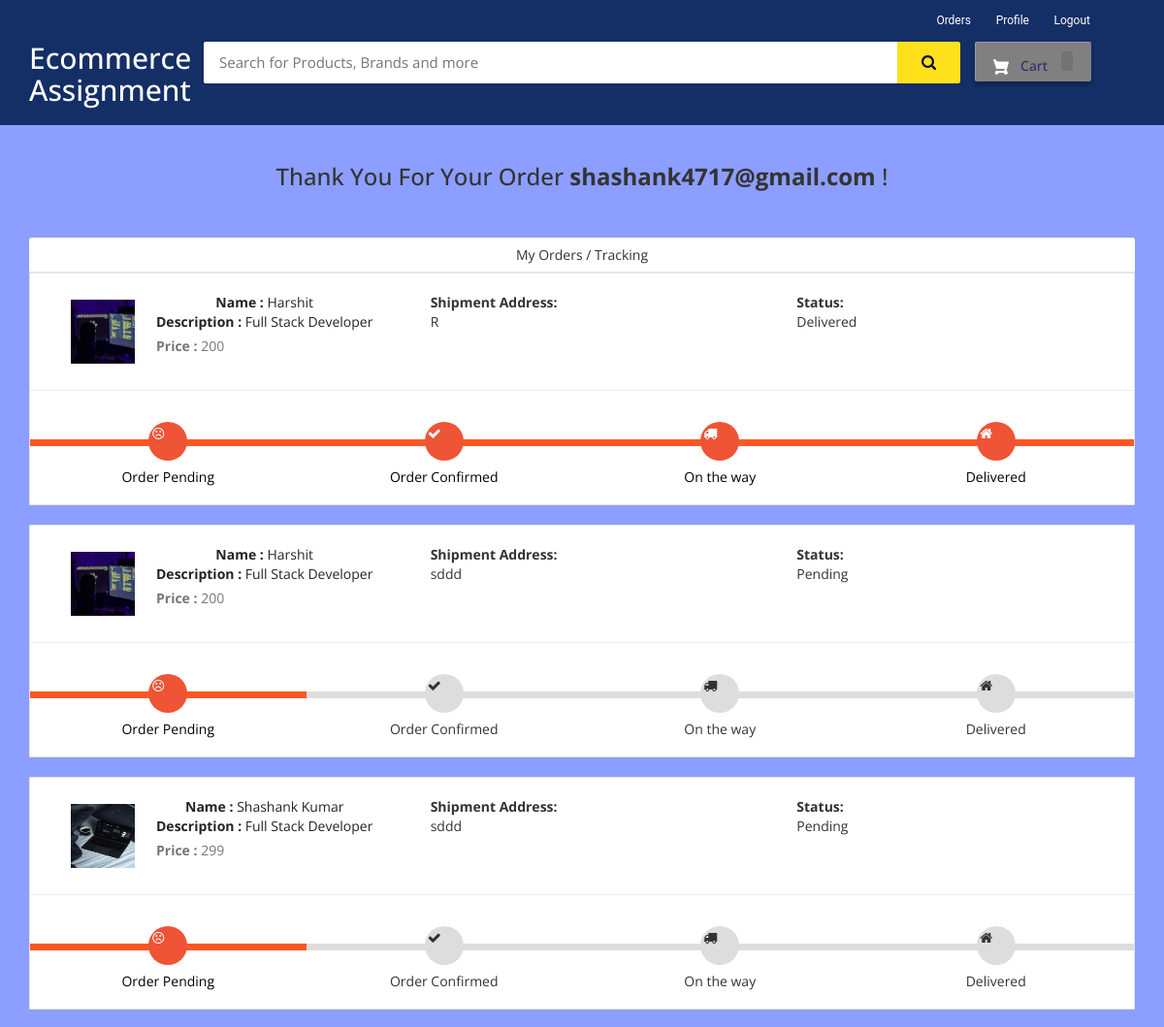
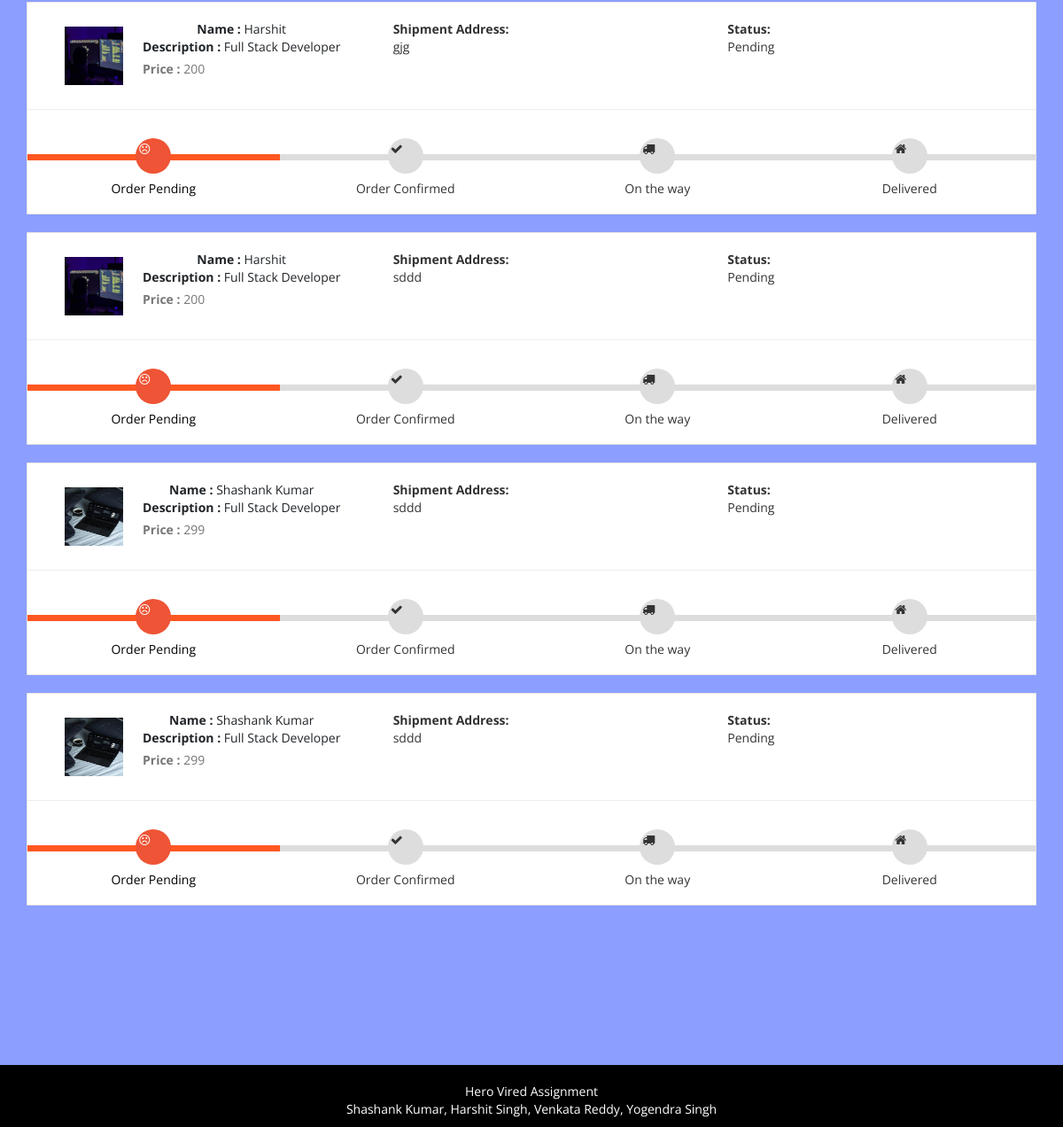
/my-order (signed in), run on an earlier commit of the app's database (2 pictures, top to bottom).
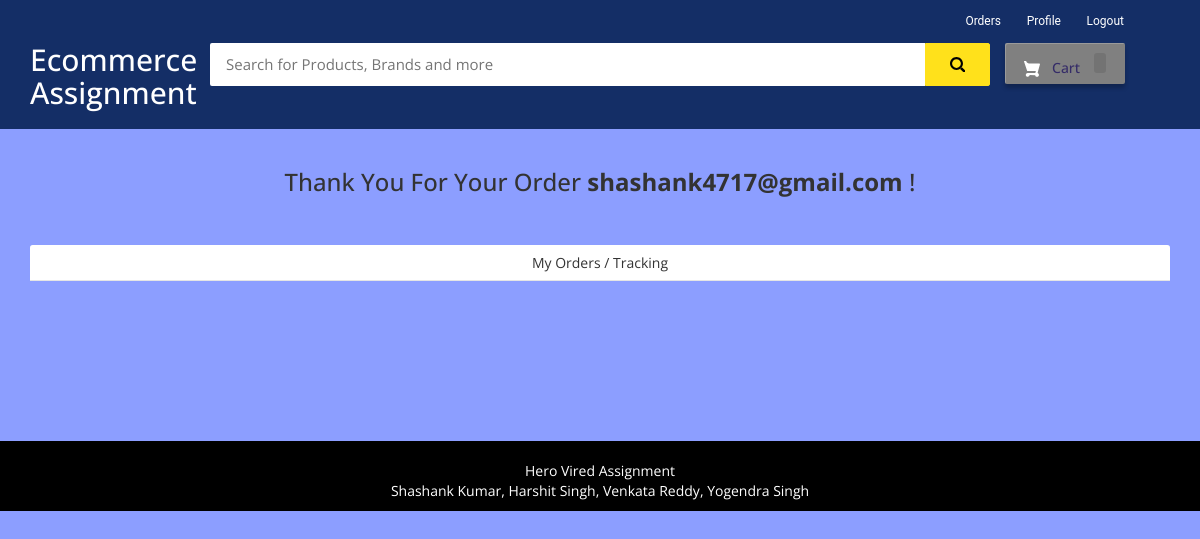
And on a later commit of the database.
### ecom/models.py (models this page shows, shortened)
class Product(models.Model):
    name=models.CharField(max_length=40)
    product_image= models.ImageField(upload_to='product_image/',null=True,blank=True)
    price = models.PositiveIntegerField()
    description=models.CharField(max_length=40)

class Orders(models.Model):
    STATUS =(
        ('Pending','Pending'),
        ('Order Confirmed','Order Confirmed'),
        ('Out for Delivery','Out for Delivery'),
        ('Delivered','Delivered'),
    )
    customer=models.ForeignKey('Customer', on_delete=models.CASCADE,null=True)
    product=models.ForeignKey('Product',on_delete=models.CASCADE,null=True)
    email = models.CharField(max_length=50,null=True)
    address = models.CharField(max_length=500,null=True)
    mobile = models.CharField(max_length=20,null=True)
    order_date= models.DateField(auto_now_add=True,null=True)
    status=models.CharField(max_length=50,null=True,choices=STATUS)

### ecom/views.py (the view)
# urls.py: path('my-order', views.my_order_view,name='my-order'),
@login_required(login_url='customerlogin')
@user_passes_test(is_customer)
def my_order_view(request):
    customer=models.Customer.objects.get(user_id=request.user.id)
    orders=models.Orders.objects.all().filter(customer_id = customer)
    ordered_products=[]
    for order in orders:
        ordered_product=models.Product.objects.all().filter(id=order.product.id)
        ordered_products.append(ordered_product)
    return render(request,'ecom/my_order.html',{'data':zip(ordered_products,orders)})

### ecom/views.py (called while the page is built)
def is_customer(user):
    return user.groups.filter(name='CUSTOMER').exists()

### templates/ecom/my_order.html (shortened to what this page needs)
{% extends 'ecom/customer_base.html' %}
{% load static %}
{% block content %}
<br>
<h3 style="text-align:center;">Thank You For Your Order  <strong>{{request.user}}</strong> !</h3> <br><br>
<div class="container">
    <header class="card-header" style="text-align:center;"> My Orders / Tracking </header>
    {% for products,order in data %}
    <article class="card">
        <div class="card-body">
            <ul class="row" style="margin-left:20px;margin-top:20px;">
                <li class="col-md-4">
                  <figure class="itemside mb-3">
                    {%for product in products%}
                      <div class="aside"><img src="{% static product.product_image.url %}" class="img-sm border"></div>
                      <figcaption class="info align-self-center">
                          <p class="title"><strong>Name : </strong>{{product.name}} <br> <strong>Description : </strong>{{product.description}}</p> <span class="text-muted"><strong>Price : </strong>{{product.price}} </span>
                      </figcaption>
                  </figure>
                </li>
                <li class="col-md-4">
                    <div class="col"> <strong>Shipment Address:</strong> <br> {{order.address}}</div>
                </li>
                <li class="col-md-4">
                    <div class="col"> <strong>Status:</strong> <br> {{order.status}} </div> <br>
                </li>
                {%endfor%}
            </ul>
            <hr>
            <div class="track">
                {%if order.status == 'Pending' %}
                <div class="step active"> <span class="icon"> <i style="padding-top:5px; padding-right:20px;" class="fa fa-frown-o"></i> </span> <span class="text">Order Pending</span> </div>
                <div class="step "> <span class="icon"> <i style="padding-top:5px; padding-right:20px;" class="fa fa-check"></i> </span> <span class="text"> Order Confirmed</span> </div>
                <div class="step "> <span class="icon"> <i style="padding-top:5px; padding-right:20px;" class="fa fa-truck"></i> </span> <span class="text"> On the way </span> </div>
                <div class="step "> <span class="icon"> <i style="padding-top:5px; padding-right:20px;" class="fa fa-home"></i> </span> <span class="text">Delivered</span> </div>
                {%else%}
                <div class="step active"> <span class="icon"> <i style="padding-top:5px; padding-right:20px;" class="fa fa-frown-o"></i> </span> <span class="text">Order Pending</span> </div>
                <div class="step active"> <span class="icon"> <i style="padding-top:5px; padding-right:20px;" class="fa fa-check"></i> </span> <span class="text"> Order Confirmed</span> </div>
                <div class="step active"> <span class="icon"> <i style="padding-top:5px; padding-right:20px;" class="fa fa-truck"></i> </span> <span class="text"> On the way </span> </div>
                <div class="step active"> <span class="icon"> <i style="padding-top:5px; padding-right:20px;" class="fa fa-home"></i> </span> <span class="text">Delivered</span> </div>
                {%endif%}
            </div>
        </div>
    </article><br>
    {%endfor%}
</div>
<br><br><br><br><br>
{% endblock content %}

### templates/ecom/customer_base.html (shortened to what this page needs)
<html>
{% load static %}
<head>
<link rel="stylesheet" href="https://maxcdn.bootstrapcdn.com/bootstrap/3.3.0/css/bootstrap.min.css">
<link rel="stylesheet" href="https://maxcdn.bootstrapcdn.com/font-awesome/4.7.0/css/font-awesome.min.css">
</head>
<body>
<div id="navbar">
    <div class="container">
        <div class="row row1">
            <ul class="largenav pull-right">
                 <li class="upper-links"><a class="links" href="/my-order">Orders</a></li>
                 <li class="upper-links"><a class="links" href="/my-profile">Profile</a></li>
                  <li class="upper-links"><a class="links" href="/logout">Logout</a></li>
            </ul>
        </div>
        <div class="row row2">
            <div class="col-sm-2">
                <h2 style="margin:0px;"><a style="text-decoration:none; color:white;" href="/"><span class="largenav">Ecommerce Assignment </span></a></h2>
            </div>
            <div class="navbar-search smallsearch col-sm-8 col-xs-11">
              <form  action="/search" method="get">
                <div class="row"> <input class="navbar-input col-xs-11" type="search" placeholder="Search for Products, Brands and more" name="query" id="query">
                  <button class="navbar-button col-xs-1" type="submit">
                  </button>
                </div>
              </form>
            </div>
            <div class="cart1 largenav col-sm-2"> <a class="cart-button" href="/cart">  Cart <span class="item-number ">{{ product_count_in_cart }}</span> </a> </div>
        </div>
    </div>
</div>
{% block content %}
{% endblock content %}
<br><br><br>
<footer>
  <br>
  <div class="container">
    <div class="row">
      <div class="col-md-12 col-sm-12">
        <div style="color:#ffffff;" class="wow fadeInUp footer-copyright">
          <p>Hero Vired Assignment <br>
           Shashank Kumar, Harshit Singh, Venkata Reddy, Yogendra Singh  </p>
        </div>
      </div>
    </div>
  </div>
</footer>
</body>
</html>

### templates/ecom/customer_base.html (style rules this page uses)
body { background-color: #ebe0e0 }
#navbar { background-color: rgb(20, 46, 102); color: rgb(53, 44, 104); }
.row1 { padding-top: 10px; padding-right: 50px }
.row2 { padding-bottom: 20px }
.navbar-input { padding: 11px 16px; border-radius: 2px 0 0 2px; border: 0 none; outline: 0 none; font-size: 15px }
.navbar-button { background-color: #ffe11b; border: 1px solid #ffe11b; border-radius: 0 2px 2px 0; color: #565656; padding: 10px 0; height: 43px; cursor: pointer }
.cart-button { background-color: #808080; box-shadow: 0 4px 4px 0 rgba(0, 0, 0, .23), inset 1px 1px 0 0 hsla(0, 0%, 100%, .2); padding: 10px 0; text-align: center; height: 41px; border-radius: 2px; font-weight: 500; width: 120px; display: inline-block; color: #FFFFFF; text-decoration: none; color: inherit; border: none; outline: none }
.cart-svg { display: inline-block; width: 16px; height: 16px; vertical-align: middle; margin-right: 8px }
.item-number { border-radius: 3px; background-color: rgba(0, 0, 0, .1); height: 20px; padding: 3px 6px; font-weight: 500; display: inline-block; color: #fff; line-height: 12px; margin-left: 10px }
.upper-links { display: inline-block; padding: 0 11px; line-height: 23px; font-family: 'Roboto', sans-serif; letter-spacing: 0; color: inherit; border: none; outline: none; font-size: 12px }
.links { color: #fff; text-decoration: none }
.largenav { display: none }
.smallsearch { margin-left: 15px; margin-top: 15px }
footer { padding: 0px 0px 0px 0px; background-color: black; margin: 0px; }
p { text-align: center; }
@media screen and (min-width: 768px) { .largenav { display: block } }
@media screen and (min-width: 768px) { .smallsearch { margin: 0px } }

### templates/ecom/my_order.html (style rules this page uses)
body { background-color: #8C9EFF; font-family: 'Open Sans', serif }
.container { margin-top: 0px; margin-bottom: 0px }
.card-header:first-child { border-radius: calc(0.37rem - 1px) calc(0.37rem - 1px) 0 0 }
.card-header { padding: 0.75rem 1.25rem; margin-bottom: 0; background-color: #fff; border-bottom: 1px solid rgba(0, 0, 0, 0.1) }
p { margin-top: 0; margin-bottom: 1rem }

What changed in the data, as far as the page shows it:
removed Orders: address "R", status "Delivered", shows "Order Pending"
removed Product: product_image (picture), name "Harshit", description "Full Stack Developer", price "200"
removed Orders: address "sddd", status "Pending", shows "Order Pending"
removed Orders: address "sddd", status "Pending", shows "Order Pending"
removed Product: product_image (picture), name "Shashank Kumar", description "Full Stack Developer", price "299"
removed Orders: address "gjg", status "Pending", shows "Order Pending"
removed Orders: address "sddd", status "Pending", shows "Order Pending"
removed Orders: address "sddd", status "Pending", shows "Order Pending"
removed Orders: address "sddd", status "Pending", shows "Order Pending"
